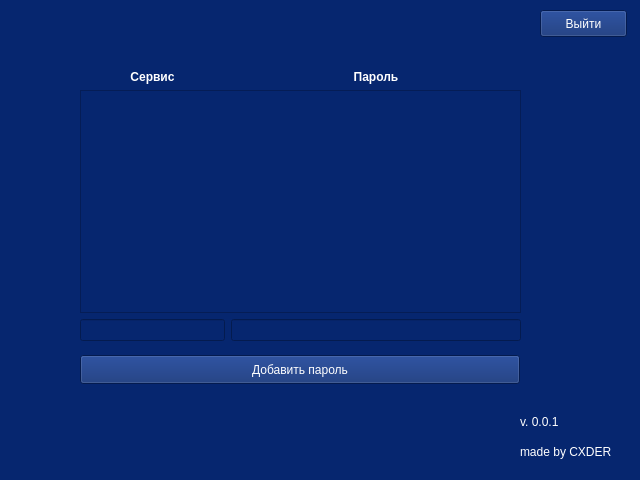
<?xml version="1.0" encoding="UTF-8"?>
<ui version="4.0">
 <class>ManagerWindow</class>
 <widget class="QMainWindow" name="ManagerWindow">
  <property name="geometry">
   <rect>
    <x>0</x>
    <y>0</y>
    <width>640</width>
    <height>480</height>
   </rect>
  </property>
  <property name="sizePolicy">
   <sizepolicy hsizetype="Fixed" vsizetype="Fixed">
    <horstretch>0</horstretch>
    <verstretch>0</verstretch>
   </sizepolicy>
  </property>
  <property name="windowTitle">
   <string>Менеджер</string>
  </property>
  <property name="styleSheet">
   <string notr="true">background-color: rgb(6, 38, 111);
font: 14pt &quot;DejaVu Serif&quot;;
color: rgb(255, 255, 255);</string>
  </property>
  <widget class="QWidget" name="centralwidget">
   <widget class="QWidget" name="verticalWidget_2" native="true">
    <property name="geometry">
     <rect>
      <x>520</x>
      <y>410</y>
      <width>111</width>
      <height>54</height>
     </rect>
    </property>
    <layout class="QVBoxLayout" name="verticalLayout_4">
     <property name="spacing">
      <number>6</number>
     </property>
     <property name="sizeConstraint">
      <enum>QLayout::SetDefaultConstraint</enum>
     </property>
     <item>
      <widget class="QLabel" name="credits">
       <property name="styleSheet">
        <string notr="true">font: italic 10pt &quot;Droid Sans Fallback&quot;;</string>
       </property>
       <property name="text">
        <string>v. 0.0.1</string>
       </property>
      </widget>
     </item>
     <item>
      <widget class="QLabel" name="label_5">
       <property name="styleSheet">
        <string notr="true">font: italic 10pt &quot;Droid Sans Fallback&quot;;
</string>
       </property>
       <property name="text">
        <string>made by CXDER</string>
       </property>
      </widget>
     </item>
    </layout>
   </widget>
   <widget class="QPushButton" name="logout_btn">
    <property name="geometry">
     <rect>
      <x>540</x>
      <y>10</y>
      <width>87</width>
      <height>27</height>
     </rect>
    </property>
    <property name="text">
     <string>Выйти</string>
    </property>
   </widget>
   <widget class="QPushButton" name="add_password_btn">
    <property name="geometry">
     <rect>
      <x>80</x>
      <y>355</y>
      <width>440</width>
      <height>29</height>
     </rect>
    </property>
    <property name="text">
     <string>Добавить пароль</string>
    </property>
   </widget>
   <widget class="QWidget" name="verticalLayoutWidget">
    <property name="geometry">
     <rect>
      <x>80</x>
      <y>70</y>
      <width>441</width>
      <height>271</height>
     </rect>
    </property>
    <layout class="QVBoxLayout" name="verticalLayout">
     <item>
      <layout class="QHBoxLayout" name="horizontalLayout_2" stretch="0,0">
       <item>
        <widget class="QLabel" name="label">
         <property name="sizePolicy">
          <sizepolicy hsizetype="Preferred" vsizetype="Preferred">
           <horstretch>1</horstretch>
           <verstretch>0</verstretch>
          </sizepolicy>
         </property>
         <property name="styleSheet">
          <string notr="true">font-weight: bold;</string>
         </property>
         <property name="text">
          <string>Сервис</string>
         </property>
         <property name="alignment">
          <set>Qt::AlignCenter</set>
         </property>
        </widget>
       </item>
       <item>
        <widget class="QLabel" name="label_2">
         <property name="sizePolicy">
          <sizepolicy hsizetype="Preferred" vsizetype="Preferred">
           <horstretch>2</horstretch>
           <verstretch>0</verstretch>
          </sizepolicy>
         </property>
         <property name="styleSheet">
          <string notr="true">font-weight: bold;</string>
         </property>
         <property name="text">
          <string>Пароль</string>
         </property>
         <property name="alignment">
          <set>Qt::AlignCenter</set>
         </property>
        </widget>
       </item>
      </layout>
     </item>
     <item>
      <widget class="QScrollArea" name="passArea">
       <property name="widgetResizable">
        <bool>true</bool>
       </property>
       <widget class="QWidget" name="scrollAreaWidgetContents">
        <property name="geometry">
         <rect>
          <x>0</x>
          <y>0</y>
          <width>437</width>
          <height>197</height>
         </rect>
        </property>
       </widget>
      </widget>
     </item>
     <item>
      <layout class="QHBoxLayout" name="horizontalLayout">
       <item>
        <widget class="QLineEdit" name="service_line">
         <property name="sizePolicy">
          <sizepolicy hsizetype="Expanding" vsizetype="Fixed">
           <horstretch>1</horstretch>
           <verstretch>0</verstretch>
          </sizepolicy>
         </property>
        </widget>
       </item>
       <item>
        <widget class="QLineEdit" name="password_line">
         <property name="sizePolicy">
          <sizepolicy hsizetype="Expanding" vsizetype="Fixed">
           <horstretch>2</horstretch>
           <verstretch>0</verstretch>
          </sizepolicy>
         </property>
        </widget>
       </item>
      </layout>
     </item>
    </layout>
   </widget>
  </widget>
 </widget>
 <resources/>
 <connections/>
</ui>
